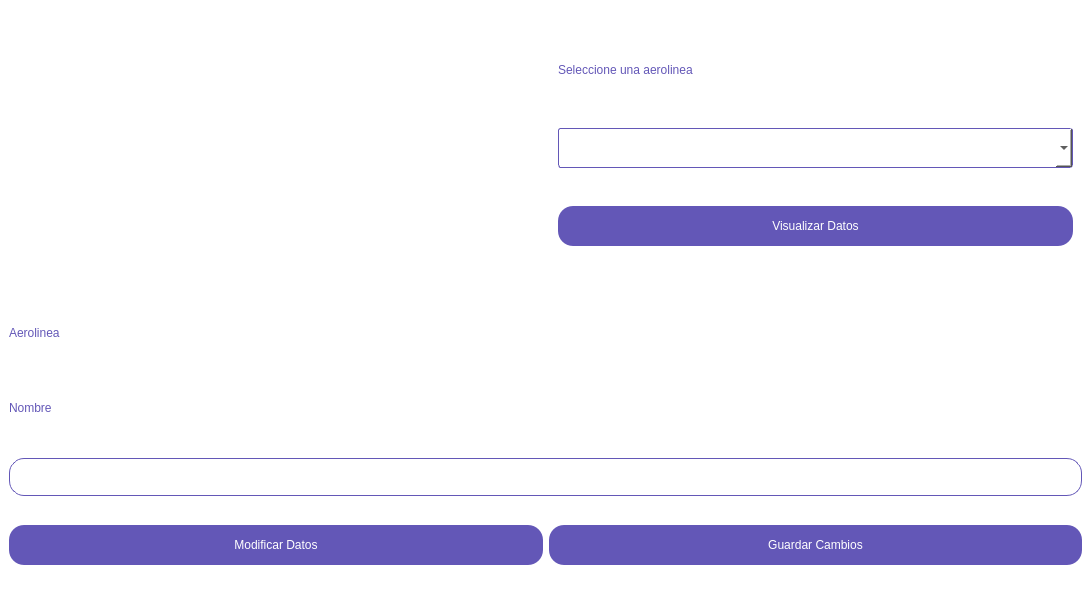
<?xml version="1.0" encoding="UTF-8"?>
<ui version="4.0">
 <class>Form</class>
 <widget class="QWidget" name="Form">
  <property name="geometry">
   <rect>
    <x>0</x>
    <y>0</y>
    <width>1091</width>
    <height>609</height>
   </rect>
  </property>
  <property name="windowTitle">
   <string>Form</string>
  </property>
  <property name="styleSheet">
   <string notr="true">
QWidget
{
    background-color: white;
    border-radius: 20px;
}

QPushButton
{
    color: white;
    background-color: #6357B7;
    border-radius: 15px;
    font: 14pt &quot;Bahnschrift&quot;;
}

QPushButton:Pressed
{
    background-color: #C397E4;
}

QPushButton:disabled
{
    color: #6357B7;
    background-color: white;
    border-radius: 0px;
}

QLineEdit
{
    color: #6357B7;
    background-color: white;
    border : 2px solid #6357B7;
    border-radius: 15px;
    font: 10pt &quot;Bahnschrift&quot;;
    border: 1px solid #6357B7;
    padding: 10px;
}

QLabel
{
    background-color: transparent;
    color: #6357B7;
    font: 12pt &quot;Bahnschrift&quot;;
}

QComboBox
{
    border: 1px solid #6357B7;
    border-radius: 3px;
    padding: 1px 18px 1px 3px;
    min-width: 6em;
}

QTextEdit
{
    color: #6357B7;
    background-color: white;
    border : 2px solid #6357B7;
    border-radius: 15px;
    font: 14pt &quot;Bahnschrift&quot;;
    border: 1px solid #6357B7;
    padding: 13px;
}</string>
  </property>
  <layout class="QVBoxLayout" name="verticalLayout">
   <property name="spacing">
    <number>0</number>
   </property>
   <property name="leftMargin">
    <number>0</number>
   </property>
   <property name="topMargin">
    <number>0</number>
   </property>
   <property name="rightMargin">
    <number>0</number>
   </property>
   <item>
    <widget class="QWidget" name="widget" native="true">
     <layout class="QHBoxLayout" name="horizontalLayout">
      <item>
       <widget class="QLabel" name="label_2">
        <property name="text">
         <string/>
        </property>
        <property name="pixmap">
         <pixmap>../Images/img-aerolineas - fixed size.png</pixmap>
        </property>
       </widget>
      </item>
      <item>
       <widget class="QWidget" name="widget_3" native="true">
        <layout class="QVBoxLayout" name="verticalLayout_2">
         <item>
          <widget class="QLabel" name="label">
           <property name="minimumSize">
            <size>
             <width>0</width>
             <height>40</height>
            </size>
           </property>
           <property name="maximumSize">
            <size>
             <width>16777215</width>
             <height>40</height>
            </size>
           </property>
           <property name="text">
            <string>Seleccione una aerolinea</string>
           </property>
          </widget>
         </item>
         <item>
          <widget class="QComboBox" name="comboBox">
           <property name="minimumSize">
            <size>
             <width>119</width>
             <height>40</height>
            </size>
           </property>
           <property name="maximumSize">
            <size>
             <width>16777215</width>
             <height>40</height>
            </size>
           </property>
          </widget>
         </item>
         <item>
          <widget class="QPushButton" name="pushButton">
           <property name="minimumSize">
            <size>
             <width>0</width>
             <height>40</height>
            </size>
           </property>
           <property name="maximumSize">
            <size>
             <width>16777215</width>
             <height>40</height>
            </size>
           </property>
           <property name="text">
            <string>Visualizar Datos</string>
           </property>
          </widget>
         </item>
        </layout>
       </widget>
      </item>
     </layout>
    </widget>
   </item>
   <item>
    <widget class="QWidget" name="widget_2" native="true">
     <layout class="QVBoxLayout" name="verticalLayout_3">
      <item>
       <widget class="QLabel" name="label_3">
        <property name="minimumSize">
         <size>
          <width>0</width>
          <height>50</height>
         </size>
        </property>
        <property name="maximumSize">
         <size>
          <width>16777215</width>
          <height>50</height>
         </size>
        </property>
        <property name="text">
         <string>Aerolinea</string>
        </property>
       </widget>
      </item>
      <item>
       <widget class="QLabel" name="label_4">
        <property name="text">
         <string>Nombre</string>
        </property>
       </widget>
      </item>
      <item>
       <widget class="QLineEdit" name="lineEdit">
        <property name="dragEnabled">
         <bool>false</bool>
        </property>
        <property name="clearButtonEnabled">
         <bool>false</bool>
        </property>
       </widget>
      </item>
      <item>
       <widget class="QWidget" name="widget_4" native="true">
        <layout class="QHBoxLayout" name="horizontalLayout_2">
         <property name="leftMargin">
          <number>0</number>
         </property>
         <property name="topMargin">
          <number>0</number>
         </property>
         <property name="rightMargin">
          <number>0</number>
         </property>
         <property name="bottomMargin">
          <number>0</number>
         </property>
         <item>
          <widget class="QPushButton" name="pushButton_3">
           <property name="minimumSize">
            <size>
             <width>0</width>
             <height>40</height>
            </size>
           </property>
           <property name="maximumSize">
            <size>
             <width>16777215</width>
             <height>40</height>
            </size>
           </property>
           <property name="text">
            <string>Modificar Datos</string>
           </property>
          </widget>
         </item>
         <item>
          <widget class="QPushButton" name="pushButton_2">
           <property name="minimumSize">
            <size>
             <width>0</width>
             <height>40</height>
            </size>
           </property>
           <property name="maximumSize">
            <size>
             <width>16777215</width>
             <height>40</height>
            </size>
           </property>
           <property name="text">
            <string>Guardar Cambios</string>
           </property>
          </widget>
         </item>
        </layout>
       </widget>
      </item>
     </layout>
    </widget>
   </item>
  </layout>
 </widget>
 <resources/>
 <connections/>
</ui>
